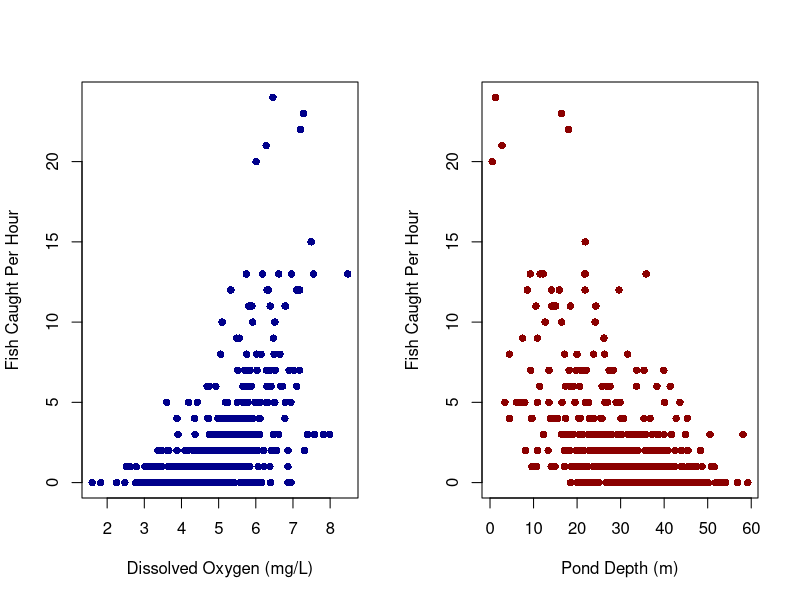
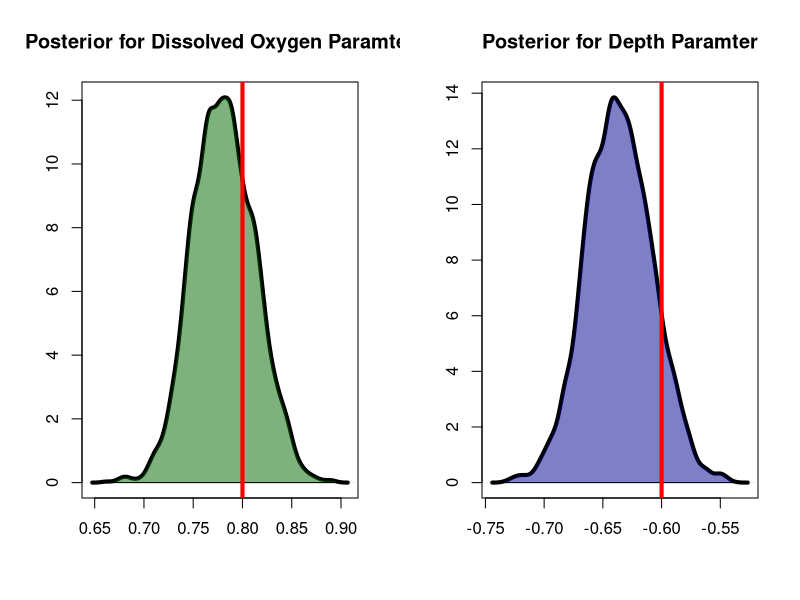
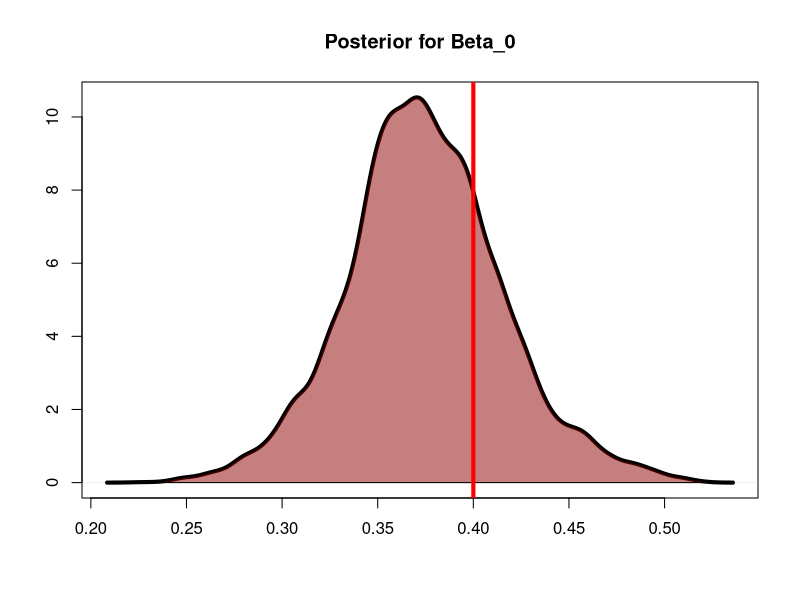
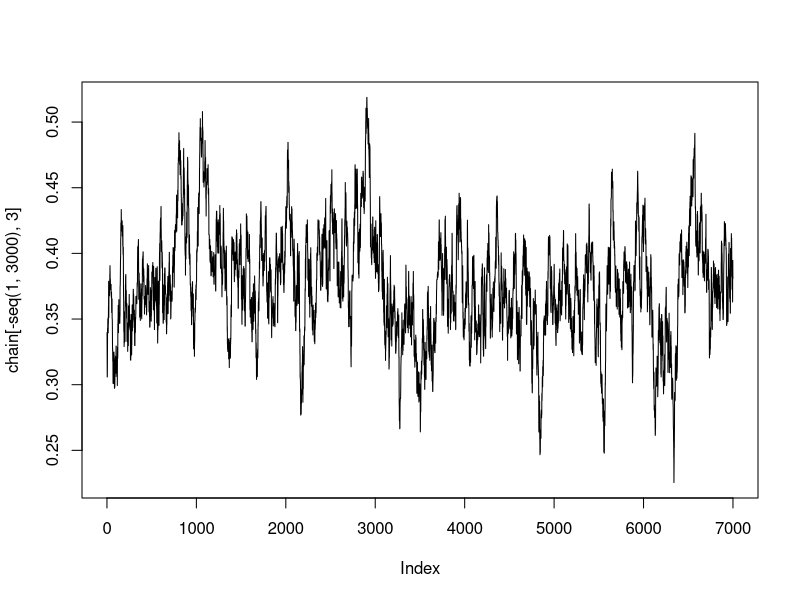

The R source for these figures, in order:
## ---- chunk 1
# Function to standardize data
standardize <- function(x){
  return((x - mean(x)) / sd(x))
}


N <- 500 # Number of ponds fished at
x_oxy <- rnorm(N, 5, 1) # Dissolved oxygen in mg per Liter
x_depth <- abs(rnorm(N, 30, 10)) # Pond depth

b_oxy <- 0.8
b_depth <- -0.6
b_int <- 0.4
lambda <- exp(b_oxy*standardize(x_oxy) + b_depth*standardize(x_depth) + b_int)
y <- rpois(length(lambda), lambda = lambda)

par(mfrow=c(1,2))
plot(x_oxy, y, pch=16, col='darkblue', ylab='Fish Caught Per Hour', xlab='Dissolved Oxygen (mg/L)')
plot(x_depth, y, pch=16, col='darkred', ylab='Fish Caught Per Hour', xlab='Pond Depth (m)')
## ---- chunk 2
fit <- glm(y ~ standardize(x_oxy) + standardize(x_depth), family=poisson())
summary(fit)
## ---- chunk 3
log_poi_liklihood <- function(params){
  lam_cands <- exp(params[['b_oxy_cand']]*standardize(x_oxy) + 
                     params[['b_depth_cand']]*standardize(x_depth) +
                     params[['b_int_cand']])
  return(sum(dpois(y, lam_cands, log=T)))
}

log_prior <- function(params){
  return(
    dnorm(params[['b_oxy_cand']], 0.5, 1, log=T) +
    dnorm(params[['b_depth_cand']], -0.5, 1, log=T) +
    dnorm(params[['b_int_cand']], 0, 10, log=T)
  )
}

log_posterior_prob <- function(params){
  return(log_prior(params) + log_poi_liklihood(params))
}

mcmc_chain <- function(N_sim, explore_param){
  curr_params <-  list(
    b_oxy_cand = rnorm(1, 0, 4),
    b_depth_cand = rnorm(1, 0, 4),
    b_int_cand = rnorm(1, 0, 4)
  )
  chain <- matrix(NA, nrow=N_sim, ncol=3)
  for (i in 1:N_sim){
    if (i %% 1e3 == 0){
        cat('\014')
    cat(sprintf('%s%% Done', round(i*100/N_sim)))
    }
    cand_params <- list(
      b_oxy_cand = rnorm(1, curr_params[['b_oxy_cand']], explore_param),
      b_depth_cand = rnorm(1, curr_params[['b_depth_cand']], explore_param),
      b_int_cand = rnorm(1, curr_params[['b_int_cand']], explore_param)
    )
    a <- min(1, exp(log_posterior_prob(cand_params) - 
                      log_posterior_prob(curr_params)))
    u <- runif(1)
    if (u <= a){
      chain[i,] <- unlist(cand_params)
      curr_params <- cand_params
    }
    else{
      chain[i,] <- unlist(curr_params)
    }
  }
  return(chain)
}

## ---- chunk 4
N_sim <- 1e4
N_chains <- 4

posterior_samples <- array(NA, c(N_sim, 3, N_chains))

chain <- mcmc_chain(N_sim, explore_param = 0.01)

simulation <- list()
for (i in 1:N_chains){
  simulation[[paste0('chain_',i)]] <- mcmc_chain(N_sim, explore_param = 0.01)
}

names(simulation)
## ---- chunk 5
chain
## ---- chunk 6
burn <- 2e3
par(mfrow=c(1,2))
posterior_oxy <- density(chain[-seq(1,burn), 1])
plot(posterior_oxy, lwd = 4, xlab='', ylab='', main='Posterior for Dissolved Oxygen Paramter')
polygon(posterior_oxy, col=adjustcolor('darkgreen', 0.5))
abline(v=0.8, col='red', lwd=4)


posterior_depth <- density(chain[-seq(1,burn), 2])
plot(posterior_depth, lwd = 4, xlab='', ylab='', main='Posterior for Depth Paramter')
polygon(posterior_depth, col=adjustcolor('darkblue', 0.5))
abline(v=-0.6, col='red', lwd=4)


# posterior_int <- density(chain[-seq(1,burn), 3])
# plot(posterior_int, lwd = 4, xlab='', ylab='', main='Posterior for Beta_0')
# polygon(posterior_int, col=adjustcolor('darkred', 0.5))
# abline(v=0.4, col='red', lwd=4)
## ---- chunk 7
par(mfrow=c(1,1))
posterior_int <- density(chain[-seq(1,burn), 3])
plot(posterior_int, lwd = 4, xlab='', ylab='', main='Posterior for Beta_0')
polygon(posterior_int, col=adjustcolor('darkred', 0.5))
abline(v=0.4, col='red', lwd=4)
## ---- chunk 8
plot(chain[-seq(1,3000),3], type='l')
